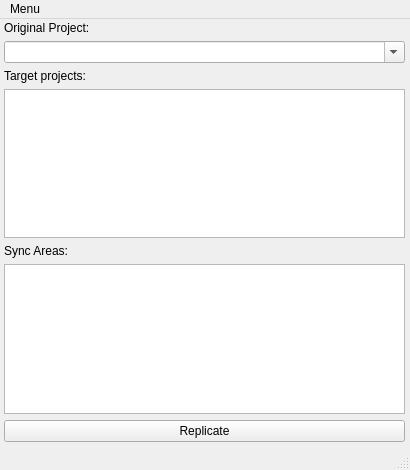
<?xml version="1.0" encoding="UTF-8"?>
<ui version="4.0">
 <class>TankReplicator</class>
 <widget class="QMainWindow" name="TankReplicator">
  <property name="geometry">
   <rect>
    <x>0</x>
    <y>0</y>
    <width>410</width>
    <height>470</height>
   </rect>
  </property>
  <property name="minimumSize">
   <size>
    <width>410</width>
    <height>470</height>
   </size>
  </property>
  <property name="maximumSize">
   <size>
    <width>410</width>
    <height>470</height>
   </size>
  </property>
  <property name="windowTitle">
   <string>Tank Replicator</string>
  </property>
  <widget class="QWidget" name="centralwidget">
   <property name="sizePolicy">
    <sizepolicy hsizetype="Preferred" vsizetype="Preferred">
     <horstretch>0</horstretch>
     <verstretch>0</verstretch>
    </sizepolicy>
   </property>
   <property name="maximumSize">
    <size>
     <width>410</width>
     <height>423</height>
    </size>
   </property>
   <widget class="QWidget" name="verticalWidget" native="true">
    <property name="enabled">
     <bool>true</bool>
    </property>
    <property name="geometry">
     <rect>
      <x>4</x>
      <y>2</y>
      <width>401</width>
      <height>421</height>
     </rect>
    </property>
    <property name="minimumSize">
     <size>
      <width>291</width>
      <height>421</height>
     </size>
    </property>
    <property name="maximumSize">
     <size>
      <width>16777215</width>
      <height>800</height>
     </size>
    </property>
    <property name="styleSheet">
     <string notr="true">alternate-background-color: qlineargradient(spread:pad, x1:0, y1:0, x2:1, y2:0, stop:0 rgba(0, 0, 0, 255), stop:1 rgba(255, 255, 255, 255));</string>
    </property>
    <layout class="QVBoxLayout" name="verticalLayout">
     <item>
      <widget class="QLabel" name="label">
       <property name="sizePolicy">
        <sizepolicy hsizetype="Maximum" vsizetype="Maximum">
         <horstretch>0</horstretch>
         <verstretch>0</verstretch>
        </sizepolicy>
       </property>
       <property name="text">
        <string>Original Project:</string>
       </property>
      </widget>
     </item>
     <item>
      <widget class="QComboBox" name="oriProjectList">
       <property name="editable">
        <bool>true</bool>
       </property>
      </widget>
     </item>
     <item>
      <widget class="QLabel" name="label_2">
       <property name="sizePolicy">
        <sizepolicy hsizetype="Maximum" vsizetype="Maximum">
         <horstretch>0</horstretch>
         <verstretch>0</verstretch>
        </sizepolicy>
       </property>
       <property name="text">
        <string>Target projects:</string>
       </property>
      </widget>
     </item>
     <item>
      <widget class="QListWidget" name="destProjectsWidget"/>
     </item>
     <item>
      <widget class="QLabel" name="label_3">
       <property name="sizePolicy">
        <sizepolicy hsizetype="Maximum" vsizetype="Maximum">
         <horstretch>0</horstretch>
         <verstretch>0</verstretch>
        </sizepolicy>
       </property>
       <property name="text">
        <string>Sync Areas:</string>
       </property>
      </widget>
     </item>
     <item>
      <widget class="QListWidget" name="syncAreasList"/>
     </item>
     <item>
      <widget class="QPushButton" name="replicateButton">
       <property name="text">
        <string>Replicate</string>
       </property>
      </widget>
     </item>
    </layout>
   </widget>
  </widget>
  <widget class="QMenuBar" name="menubar">
   <property name="geometry">
    <rect>
     <x>0</x>
     <y>0</y>
     <width>410</width>
     <height>25</height>
    </rect>
   </property>
   <widget class="QMenu" name="menuAbout">
    <property name="title">
     <string>Menu</string>
    </property>
    <addaction name="actionAbout"/>
   </widget>
   <addaction name="menuAbout"/>
  </widget>
  <widget class="QStatusBar" name="statusBar"/>
  <action name="actionAbout">
   <property name="text">
    <string>About</string>
   </property>
  </action>
 </widget>
 <resources/>
 <connections/>
</ui>
